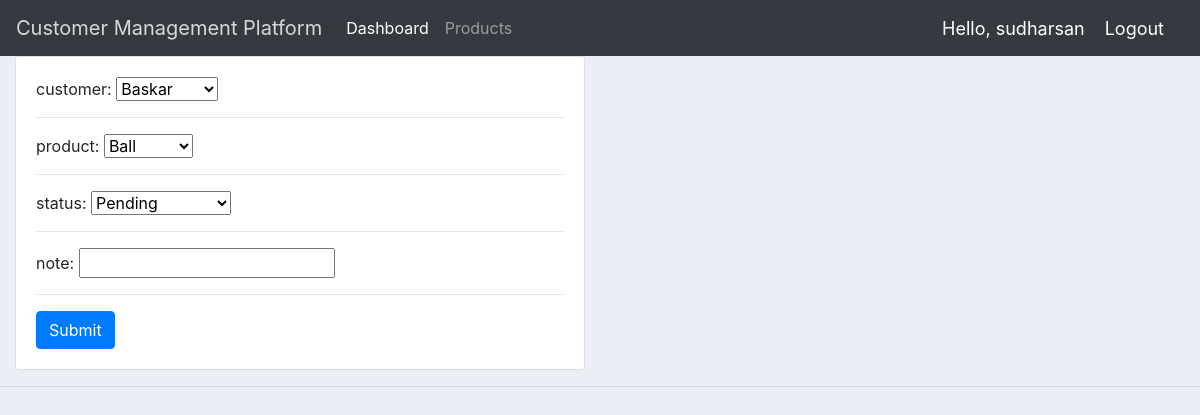
Page /update_order/6 (signed in) on the committed database.
### accounts/models.py (models this page shows, shortened)
class Order(models.Model):
    STATUS = (
			('Pending', 'Pending'),
			('Out for delivery', 'Out for delivery'),
			('Delivered', 'Delivered'),
			)
    customer = models.ForeignKey(Customer, null=True, on_delete=models.SET_DEFAULT, default=None)
    product = models.ForeignKey(Product, null=True, on_delete=models.SET_DEFAULT, default=None)
    date_created = models.DateTimeField(auto_now_add=True, null=True)
    status = models.CharField(max_length=200, null=True, choices=STATUS)
    note = models.CharField(max_length=1000, null=True)

### accounts/decorators.py (the view)
        def wrapper_func(request, *args, **kwargs):
            group = None
            if request.user.groups.exists():
                group = request.user.groups.all()[0].name
            if group in allowed_roles:
                return view_func(request, *args, **kwargs)
            else:
                return HttpResponse("You are not authorized to view this page!")
            return view_func(request, *args, **kwargs)

### accounts/forms.py
class OrderForm(ModelForm):
    class Meta:
        model = Order
        fields = '__all__'

### accounts/models.py (called while the page is built)
    def __str__(self):
        return str(self.name)

    def __str__(self):
        return str(self.name)

### accounts/views.py (called while the page is built)
@login_required(login_url='login')
@allowed_users(allowed_roles=['admin'])
def updateOrder(request, pk):
    order = Order.objects.get(id=pk)
    form = OrderForm(instance=order)
    if request.method == 'POST':
        form = OrderForm(request.POST, instance=order)
        if form.is_valid():
            form.save()
            return redirect('/')
    context={'form':form}
    return render(request, 'accounts/order_form.html', context)

### accounts/templates/accounts/order_form.html (shortened to what this page needs)
{%  extends 'accounts/main.html' %}
{% load static %}
{% load crispy_forms_tags %}
{% block content %}
<div class="row">
	<div class="col-md-6">
		<div class="card card-body">
			<form action="" method="POST">
				{% for field in form %}
					{{field.name}}:
					{{field}}
						<hr>
				{% endfor %}
				<input class="btn btn-primary" type="submit" name="Submit">
			</form>
		</div>
	</div>
</div>
{% endblock %}

### accounts/templates/accounts/navbar.html (shortened to what this page needs)
{% load static %}
<nav class="navbar navbar-expand-lg navbar-dark bg-dark">
  <a class="navbar-brand" href="{% url 'home' %}" style="color:#d9d8d4;">Customer Management Platform</a>
  <div class="collapse navbar-collapse" id="navbarNav">
    <ul class="navbar-nav">
      {% if request.user.is_staff %}
        <li class="nav-item active">
          <a class="nav-link" href="{% url 'home' %}">Dashboard</a>
        </li>
        <li class="nav-item">
          <a class="nav-link" href="{% url 'products' %}">Products</a>
        </li>
      {% else %}
      <li class="nav-item">
        <a class="nav-link" href="{% url 'account' %}">Settings</a>
      </li>
      {% endif %}
    </ul>
  </div>
  <span class="hello-msg">Hello, {{request.user}}</span>
 <span ><a  class="hello-msg" href="{% url 'logout' %}">Logout</a></span>
</nav>

### static/css/main.css (style rules this page uses)
body { background-color: #ebeff5; }

### accounts/templates/accounts/navbar.html (style rules this page uses)
.hello-msg { font-size: 18px; color: #fff; margin-right: 20px; }

### rows in the picture
Order: form "Baskar" "Ball" "Pending"

### other values in the picture
{{ request.user }} "sudharsan"
{{ field.name }} "customer" "product" "status" "note"
